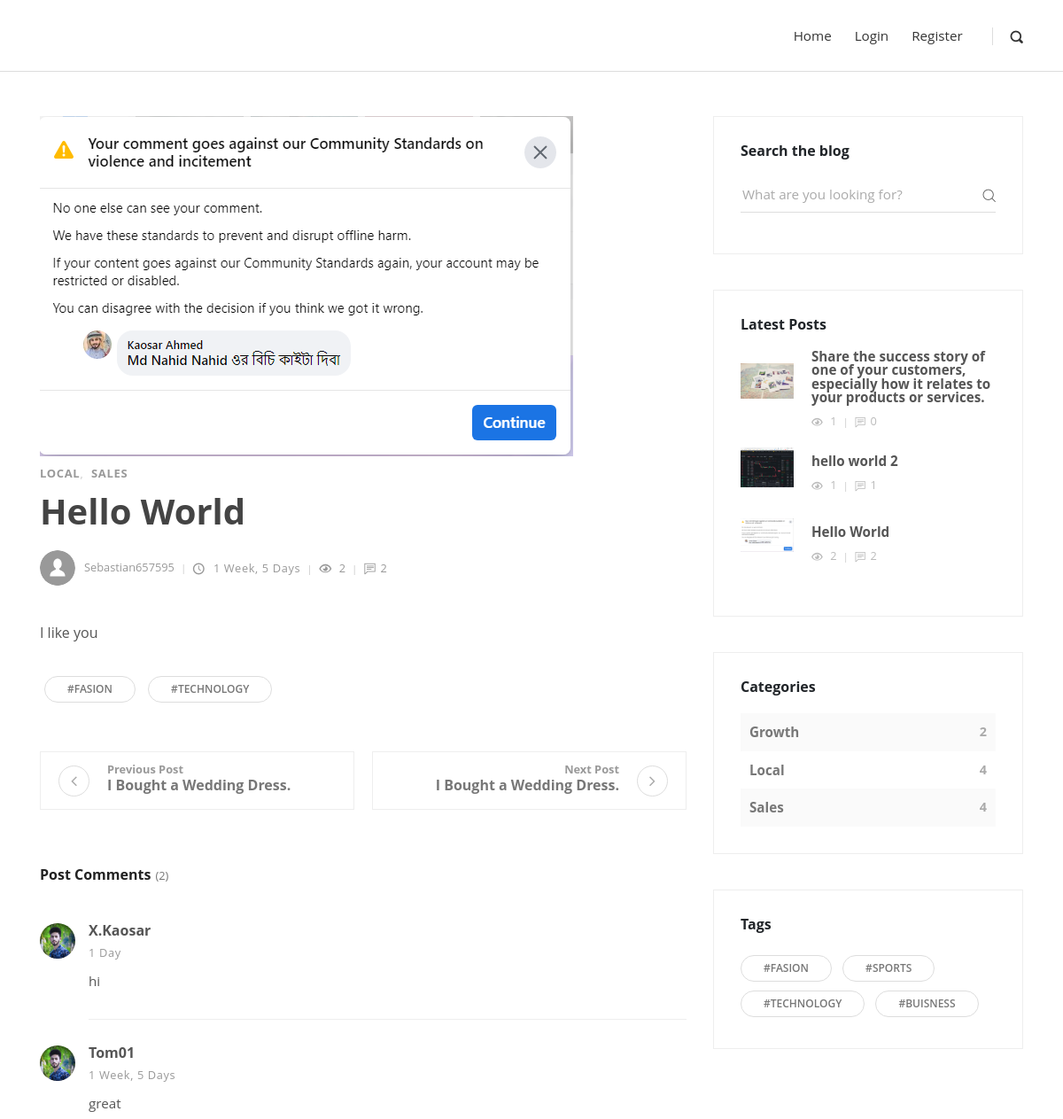
The app's page /post/hello-world/ (upper part), older data.
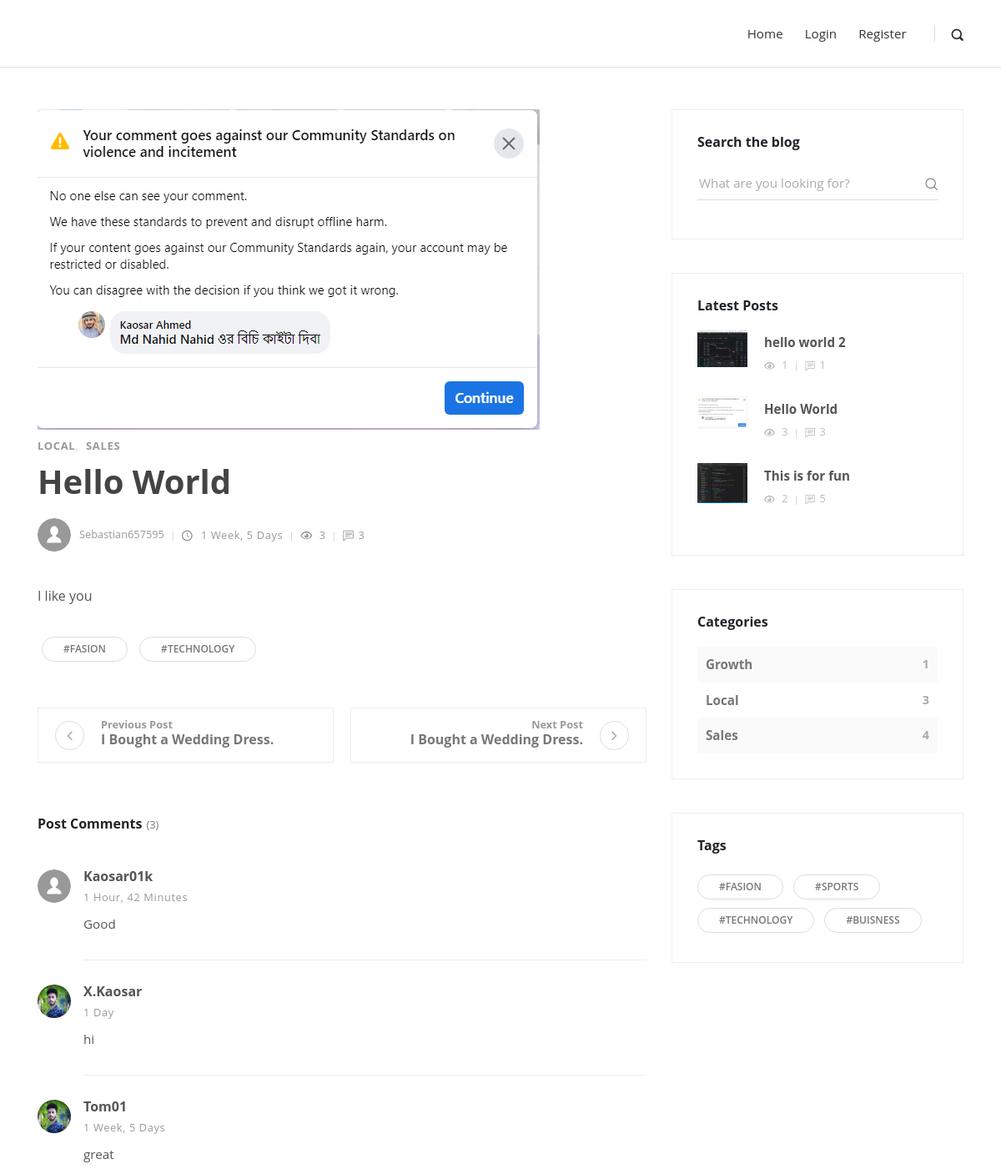
The same page, newer data.
### mainapp/models.py (models this page shows, shortened)
class Category(models.Model):
    name = models.CharField(max_length=50)
    def __str__(self):
        return self.name

class Post(models.Model):
    author = models.ForeignKey(Author, on_delete=models.CASCADE)
    title = models.CharField(max_length=200)
    thumbnail = models.ImageField()
    description = RichTextField(null=True,max_length=1000)
    tags = models.ManyToManyField(Tag)
    category = models.ManyToManyField(Category)
    featured = models.BooleanField()
    slug = models.SlugField(null=True, blank=True)
    date_created = models.DateTimeField(auto_now_add=True)
    def get_absolute_url(self):
        return reverse('post-details', kwargs={
            'slug':self.slug
        })
    @property
    def get_comments(self):
        return self.comments.all().order_by('-date_created')
    @property
    def view_count(self):
        return PostView.objects.filter(post=self).count()
    @property
    def comment_count(self):
        return Comment.objects.filter(post=self).count()

class Tag(models.Model):
    name = models.CharField(max_length=50)
    def __str__(self):
        return self.name

class Comment(models.Model):
    user    = models.ForeignKey(User, on_delete=models.CASCADE)
    content = models.TextField(max_length=500)
    post    = models.ForeignKey('Post', related_name='comments', on_delete=models.CASCADE)
    date_created = models.DateTimeField(auto_now_add=True)

class Author(models.Model):
    user = models.OneToOneField(User, on_delete=models.CASCADE)
    profile_picture = models.ImageField(default='user.svg')
    bio = models.TextField(max_length=50000,null=True, blank=True)
    birthday = models.DateField(null=True,blank=True)
    phone = models.CharField(max_length=11,null=True, blank=True)
    company = models.CharField(max_length=100,null=True, blank=True)
    country = CountryField(null=True,blank_label='Select Country')
    address = models.CharField(max_length=200,null=True, blank=True)
    website = models.CharField(max_length=100,null=True, blank=True)
    def __str__(self):
        return self.user.username

### mainapp/views.py (the view, shortened to what this page needs)
# urls.py: path('post/<slug:slug>/', views.post, name='post-details'),
def post(request,slug):
    post = get_object_or_404(Post,slug=slug)
    latest_posts = Post.objects.order_by('-date_created')[0:3]
    get_category = get_category_count()
    get_tag = get_tags()
    if request.user.is_authenticated:
        PostView.objects.get_or_create(user=request.user, post=post)
    form = CommentForm()
    context = {
        'form':form,
        'post':post,
        'latest_post':latest_posts,
        'get_categories':get_category,
        'get_tags':get_tag,
    }
    return render(request, 'post.html',context)

### mainapp/forms.py
class CommentForm(forms.ModelForm):
    content = forms.CharField(widget=forms.Textarea(attrs={
        "name":"usercomment",
        "id":"usercomment",
        "placeholder":"Type your comment",
        "class":"form-control",
        'rows':4,
    }))
    class Meta:
        model = Comment
        fields = ('content',)

### mainapp/views.py (called while the page is built)
def get_category_count():
    queryset = Post \
    .objects \
    .values('category__name') \
    .annotate(Count('category__name'))
    return queryset

def get_tags():
    queryset = Post.objects.values('tags__name').annotate(Count('tags__name'))
    return queryset

### templates/post.html (shortened to what this page needs)
{% extends 'base.html' %}
{% load static %}
{% block body %}
    <div class="container">
      <div class="row">
        <main class="post blog-post col-lg-8">
          <div class="container">
            <div class="post-single">
              <div class="post-detail-thumbnail"><img src="{{ post.thumbnail.url }}" alt="..." class="img-fluid"></div>
              <div class="post-details">
                <div class="post-meta d-flex justify-content-between">
                  <div class="category">
                    {% for cat in post.category.all %}
                      <a href="">{{ cat }}</a>
                    {% endfor %}
                  </div>
                </div>
                <h1>{{ post.title }}<a href="#"></a></h1>
                <div class="post-footer d-flex align-items-center flex-column flex-sm-row"><a href="#" class="author d-flex align-items-center flex-wrap">
                    <div class="avatar"><img src="{{ post.author.profile_picture.url }}" alt="..." class="img-fluid"></div>
                    <div class="title"><span>{{ post.author }}</span></div></a>
                  <div class="d-flex align-items-center flex-wrap">
                    <div class="date"><i class="icon-clock"></i> {{ post.date_created | timesince }}</div>
                    <div class="views"><i class="icon-eye"></i> {{ post.view_count }}</div>
                    <div class="comments meta-last"><i class="icon-comment"></i>{{ post.comment_count }}</div>
                  </div>
                </div>
                <div class="post-body">
                  <p>{{ post.description|safe }}</p>
                </div>
                <div class="post-tags">
                    {% for tag in post.tags.all %}
                    <a href="#" class="tag">#{{ tag }}</a>
                    {% endfor %}
                <div class="posts-nav d-flex justify-content-between align-items-stretch flex-column flex-md-row"><a href="#" class="prev-post text-left d-flex align-items-center">
                    <div class="icon prev"><i class="fa fa-angle-left"></i></div>
                    <div class="text"><strong class="text-primary">Previous Post </strong>
                      <h6>I Bought a Wedding Dress.</h6>
                    </div></a><a href="#" class="next-post text-right d-flex align-items-center justify-content-end">
                    <div class="text"><strong class="text-primary">Next Post </strong>
                      <h6>I Bought a Wedding Dress.</h6>
                    </div>
                    <div class="icon next"><i class="fa fa-angle-right">   </i></div></a></div>
                <div class="post-comments">
                  <header>
                    <h3 class="h6">Post Comments<span class="no-of-comments">({{ post.comment_count }})</span></h3>
                  </header>
                  {% for comment in post.get_comments %}
                  <div class="comment">
                    <div class="comment-header d-flex justify-content-between">
                      <div class="user d-flex align-items-center">
                        <div class="image">
                        {% if comment.user.author %}
                        <img src="{{ comment.user.author.profile_picture.url }}" alt="..." class="img-fluid rounded-circle">
                        {% else %}
                        <img src="{% static 'img/user.svg' %}" alt="..." class="img-fluid rounded-circle">
                        {% endif %}
                      </div>
                        <div class="title"><strong>{{ comment.user }}</strong><span class="date">{{ comment.date_created | timesince }}</span></div>
                      </div>
                    </div>
                    <div class="comment-body">
                      <p>{{ comment.content }}</p>
                    </div>
                  </div>
                {% endfor %}
              </div>
              </div>
            </div>
          </div>
        </main>
        {% include 'sidebar.html' %}
      </div>
    </div>
  {% endblock %}

### templates/sidebar.html
{% load static %}
<aside class="col-lg-4">
    <div class="widget search">
      <header>
        <h3 class="h6">Search the blog</h3>
      </header>
      <form action="{% url 'search' %}" class="search-form">
        <div class="form-group">
          <input type="search" name="q" placeholder="What are you looking for?">
          <button type="submit" class="submit"><i class="icon-search"></i></button>
        </div>
      </form>
    </div>
    <div class="widget latest-posts">
      <header>
        <h3 class="h6">Latest Posts</h3>
      </header>
      <div class="blog-posts">
        {% for post in latest_post %}
          <a href="{{ post.get_absolute_url }}">
            <div class="item d-flex align-items-center">
              <div class="image"><img src="{{ post.thumbnail.url }}" alt="..." class="img-fluid"></div>
              <div class="title"><strong>{{ post.title }}</strong>
                <div class="d-flex align-items-center">
                  <div class="views"><i class="icon-eye"></i> {{ post.view_count }}</div>
                  <div class="comments"><i class="icon-comment"></i>{{ post.comment_count }}</div>
                </div>
              </div>
            </div>
          </a>
        {% endfor %}
      </div>
    </div>
    <div class="widget categories">
      <header>
        <h3 class="h6">Categories</h3>
      </header>
      {% for cat in get_categories %}
      <div class="item d-flex justify-content-between">
        <a href="#">{{ cat.category__name }}</a>
        <span>{{ cat.category__name__count }}</span>
      </div>
      {% endfor %}
    </div>
    <div class="widget tags">
      <header>
        <h3 class="h6">Tags</h3>
      </header>
      <ul class="list-inline">
        {% for tag in get_tags %}
          <li class="list-inline-item"><a href="#" class="tag">#{{ tag.tags__name }}</a></li>
        {% endfor %}
      </ul>
    </div>
  </aside>

Row changes from the older to the newer data that the page shows:
removed Post: thumbnail (picture), title "Share the success story of one of your customers, especially how it relates to your products or services.", view_count "1", comment_count "0"
computed for Post "Hello World": view_count "2" → "3"; comment_count "2" → "3"
added Comment: user.author.profile_picture (placeholder picture), user "Kaosar01k", date_created "1 Hour, 42 Minutes", content "Good"
now on this page (row unchanged): Post: thumbnail (picture), title "This is for fun", view_count "2", comment_count "5"
Text that changed along with them:
new list line: "Growth 1"
new list line: "Local 3"
list line gone: "Growth 2"
list line gone: "Local 4"
